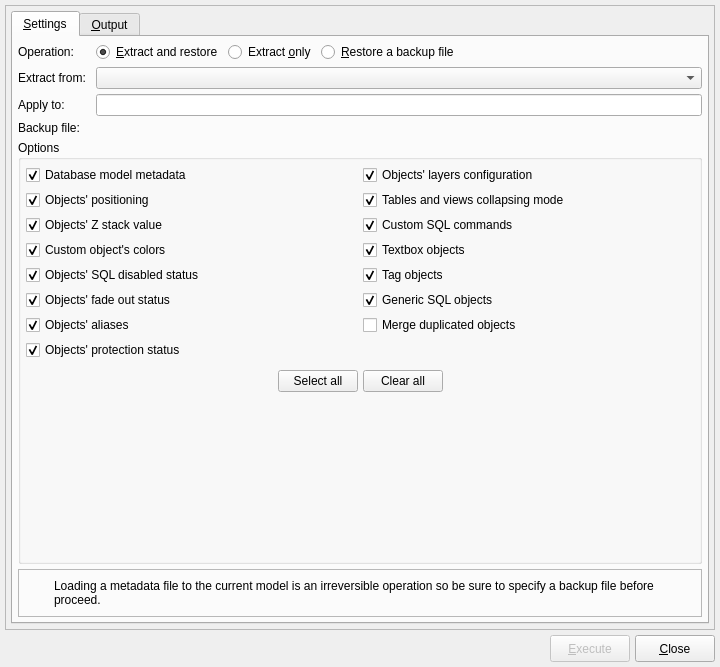
<?xml version="1.0" encoding="UTF-8"?>
<ui version="4.0">
 <class>MetadataHandlingForm</class>
 <widget class="QWidget" name="MetadataHandlingForm">
  <property name="geometry">
   <rect>
    <x>0</x>
    <y>0</y>
    <width>720</width>
    <height>667</height>
   </rect>
  </property>
  <property name="minimumSize">
   <size>
    <width>720</width>
    <height>665</height>
   </size>
  </property>
  <property name="windowTitle">
   <string>Handle metadata</string>
  </property>
  <property name="windowIcon">
   <iconset resource="../../../../priv-plugins/res/logoicons.qrc">
    <normaloff>:/icons/icons/pgmodeler_logo.png</normaloff>:/icons/icons/pgmodeler_logo.png</iconset>
  </property>
  <layout class="QGridLayout" name="gridLayout_2">
   <property name="leftMargin">
    <number>5</number>
   </property>
   <property name="topMargin">
    <number>5</number>
   </property>
   <property name="rightMargin">
    <number>5</number>
   </property>
   <property name="bottomMargin">
    <number>5</number>
   </property>
   <property name="spacing">
    <number>5</number>
   </property>
   <item row="1" column="0">
    <widget class="QLabel" name="pgmodeler_name_lbl">
     <property name="sizePolicy">
      <sizepolicy hsizetype="Fixed" vsizetype="Fixed">
       <horstretch>0</horstretch>
       <verstretch>0</verstretch>
      </sizepolicy>
     </property>
     <property name="maximumSize">
      <size>
       <width>180</width>
       <height>35</height>
      </size>
     </property>
     <property name="text">
      <string/>
     </property>
     <property name="pixmap">
      <pixmap resource="../../res/resources.qrc">:/images/images/pgmodeler_name.png</pixmap>
     </property>
     <property name="scaledContents">
      <bool>true</bool>
     </property>
    </widget>
   </item>
   <item row="1" column="1">
    <layout class="QHBoxLayout" name="horizontalLayout">
     <property name="spacing">
      <number>5</number>
     </property>
     <property name="sizeConstraint">
      <enum>QLayout::SizeConstraint::SetDefaultConstraint</enum>
     </property>
     <property name="rightMargin">
      <number>0</number>
     </property>
     <item>
      <spacer name="hspacer">
       <property name="orientation">
        <enum>Qt::Orientation::Horizontal</enum>
       </property>
       <property name="sizeType">
        <enum>QSizePolicy::Policy::Expanding</enum>
       </property>
       <property name="sizeHint" stdset="0">
        <size>
         <width>200</width>
         <height>27</height>
        </size>
       </property>
      </spacer>
     </item>
     <item>
      <widget class="QPushButton" name="apply_btn">
       <property name="enabled">
        <bool>false</bool>
       </property>
       <property name="sizePolicy">
        <sizepolicy hsizetype="Preferred" vsizetype="Preferred">
         <horstretch>0</horstretch>
         <verstretch>0</verstretch>
        </sizepolicy>
       </property>
       <property name="maximumSize">
        <size>
         <width>16777215</width>
         <height>16777215</height>
        </size>
       </property>
       <property name="text">
        <string>&amp;Execute</string>
       </property>
       <property name="icon">
        <iconset resource="../../res/resources.qrc">
         <normaloff>:/icons/icons/objmetadata.png</normaloff>:/icons/icons/objmetadata.png</iconset>
       </property>
       <property name="iconSize">
        <size>
         <width>28</width>
         <height>28</height>
        </size>
       </property>
       <property name="default">
        <bool>true</bool>
       </property>
      </widget>
     </item>
     <item>
      <widget class="QPushButton" name="close_btn">
       <property name="sizePolicy">
        <sizepolicy hsizetype="Preferred" vsizetype="Preferred">
         <horstretch>0</horstretch>
         <verstretch>0</verstretch>
        </sizepolicy>
       </property>
       <property name="maximumSize">
        <size>
         <width>16777215</width>
         <height>16777215</height>
        </size>
       </property>
       <property name="text">
        <string>&amp;Close</string>
       </property>
       <property name="icon">
        <iconset resource="../../res/resources.qrc">
         <normaloff>:/icons/icons/close1.png</normaloff>:/icons/icons/close1.png</iconset>
       </property>
       <property name="iconSize">
        <size>
         <width>28</width>
         <height>28</height>
        </size>
       </property>
       <property name="flat">
        <bool>false</bool>
       </property>
      </widget>
     </item>
    </layout>
   </item>
   <item row="0" column="0" colspan="2">
    <widget class="QFrame" name="frame">
     <property name="frameShape">
      <enum>QFrame::Shape::StyledPanel</enum>
     </property>
     <property name="frameShadow">
      <enum>QFrame::Shadow::Raised</enum>
     </property>
     <layout class="QGridLayout" name="gridLayout">
      <property name="leftMargin">
       <number>5</number>
      </property>
      <property name="topMargin">
       <number>5</number>
      </property>
      <property name="rightMargin">
       <number>5</number>
      </property>
      <property name="bottomMargin">
       <number>5</number>
      </property>
      <property name="spacing">
       <number>5</number>
      </property>
      <item row="0" column="0">
       <widget class="QTabWidget" name="settings_tbw">
        <property name="sizePolicy">
         <sizepolicy hsizetype="Expanding" vsizetype="Expanding">
          <horstretch>0</horstretch>
          <verstretch>0</verstretch>
         </sizepolicy>
        </property>
        <property name="currentIndex">
         <number>0</number>
        </property>
        <property name="iconSize">
         <size>
          <width>22</width>
          <height>22</height>
         </size>
        </property>
        <widget class="QWidget" name="tab">
         <attribute name="icon">
          <iconset resource="../../res/resources.qrc">
           <normaloff>:/icons/icons/config.png</normaloff>:/icons/icons/config.png</iconset>
         </attribute>
         <attribute name="title">
          <string>&amp;Settings</string>
         </attribute>
         <layout class="QGridLayout" name="settings_grid">
          <property name="leftMargin">
           <number>5</number>
          </property>
          <property name="topMargin">
           <number>5</number>
          </property>
          <property name="rightMargin">
           <number>5</number>
          </property>
          <property name="bottomMargin">
           <number>5</number>
          </property>
          <property name="spacing">
           <number>5</number>
          </property>
          <item row="3" column="0">
           <widget class="QLabel" name="extract_from_lbl">
            <property name="text">
             <string>Extract from:</string>
            </property>
           </widget>
          </item>
          <item row="10" column="0" colspan="3">
           <widget class="QFrame" name="alert_frm">
            <property name="sizePolicy">
             <sizepolicy hsizetype="Preferred" vsizetype="Fixed">
              <horstretch>0</horstretch>
              <verstretch>0</verstretch>
             </sizepolicy>
            </property>
            <property name="minimumSize">
             <size>
              <width>0</width>
              <height>48</height>
             </size>
            </property>
            <property name="frameShape">
             <enum>QFrame::Shape::StyledPanel</enum>
            </property>
            <property name="frameShadow">
             <enum>QFrame::Shadow::Raised</enum>
            </property>
            <layout class="QGridLayout" name="gridLayout_5">
             <property name="leftMargin">
              <number>5</number>
             </property>
             <property name="topMargin">
              <number>5</number>
             </property>
             <property name="rightMargin">
              <number>5</number>
             </property>
             <property name="bottomMargin">
              <number>5</number>
             </property>
             <property name="spacing">
              <number>5</number>
             </property>
             <item row="0" column="0">
              <widget class="QLabel" name="icon_lbl">
               <property name="minimumSize">
                <size>
                 <width>25</width>
                 <height>25</height>
                </size>
               </property>
               <property name="maximumSize">
                <size>
                 <width>25</width>
                 <height>25</height>
                </size>
               </property>
               <property name="text">
                <string/>
               </property>
               <property name="textFormat">
                <enum>Qt::TextFormat::AutoText</enum>
               </property>
               <property name="pixmap">
                <pixmap resource="../../res/resources.qrc">:/icons/icons/alert.png</pixmap>
               </property>
               <property name="scaledContents">
                <bool>true</bool>
               </property>
              </widget>
             </item>
             <item row="0" column="1">
              <widget class="QLabel" name="message_lbl">
               <property name="sizePolicy">
                <sizepolicy hsizetype="Preferred" vsizetype="Expanding">
                 <horstretch>0</horstretch>
                 <verstretch>0</verstretch>
                </sizepolicy>
               </property>
               <property name="font">
                <font>
                 <italic>false</italic>
                 <bold>false</bold>
                 <underline>false</underline>
                 <strikeout>false</strikeout>
                 <kerning>true</kerning>
                </font>
               </property>
               <property name="text">
                <string>Loading a metadata file to the current model is an irreversible operation so be sure to specify a backup file before proceed.</string>
               </property>
               <property name="wordWrap">
                <bool>true</bool>
               </property>
              </widget>
             </item>
            </layout>
           </widget>
          </item>
          <item row="8" column="0" colspan="3">
           <widget class="QGroupBox" name="options_grp">
            <property name="sizePolicy">
             <sizepolicy hsizetype="Preferred" vsizetype="Expanding">
              <horstretch>0</horstretch>
              <verstretch>0</verstretch>
             </sizepolicy>
            </property>
            <property name="title">
             <string>Options</string>
            </property>
            <layout class="QGridLayout" name="gridLayout_4">
             <property name="leftMargin">
              <number>5</number>
             </property>
             <property name="topMargin">
              <number>5</number>
             </property>
             <property name="rightMargin">
              <number>5</number>
             </property>
             <property name="bottomMargin">
              <number>5</number>
             </property>
             <property name="spacing">
              <number>5</number>
             </property>
             <item row="7" column="0">
              <widget class="QCheckBox" name="objs_aliases_chk">
               <property name="sizePolicy">
                <sizepolicy hsizetype="Preferred" vsizetype="Fixed">
                 <horstretch>0</horstretch>
                 <verstretch>0</verstretch>
                </sizepolicy>
               </property>
               <property name="toolTip">
                <string>&lt;p&gt;Handles the objects' aliases  in the metadata file. Only for graphical objects and table's children objects.&lt;/p&gt;</string>
               </property>
               <property name="statusTip">
                <string/>
               </property>
               <property name="text">
                <string>Objects' aliases</string>
               </property>
               <property name="checked">
                <bool>true</bool>
               </property>
              </widget>
             </item>
             <item row="3" column="0">
              <widget class="QCheckBox" name="objs_z_stack_value_chk">
               <property name="sizePolicy">
                <sizepolicy hsizetype="Preferred" vsizetype="Fixed">
                 <horstretch>0</horstretch>
                 <verstretch>0</verstretch>
                </sizepolicy>
               </property>
               <property name="toolTip">
                <string>Handles the objects' z stack value in the metadata file.</string>
               </property>
               <property name="statusTip">
                <string/>
               </property>
               <property name="text">
                <string>Objects' Z stack value</string>
               </property>
               <property name="checked">
                <bool>true</bool>
               </property>
              </widget>
             </item>
             <item row="14" column="0" colspan="2">
              <widget class="QWidget" name="widget" native="true">
               <property name="minimumSize">
                <size>
                 <width>0</width>
                 <height>0</height>
                </size>
               </property>
               <layout class="QHBoxLayout" name="horizontalLayout_2">
                <property name="spacing">
                 <number>5</number>
                </property>
                <property name="leftMargin">
                 <number>0</number>
                </property>
                <property name="topMargin">
                 <number>5</number>
                </property>
                <property name="rightMargin">
                 <number>0</number>
                </property>
                <property name="bottomMargin">
                 <number>0</number>
                </property>
                <item>
                 <spacer name="horizontalSpacer_4">
                  <property name="orientation">
                   <enum>Qt::Orientation::Horizontal</enum>
                  </property>
                  <property name="sizeHint" stdset="0">
                   <size>
                    <width>40</width>
                    <height>20</height>
                   </size>
                  </property>
                 </spacer>
                </item>
                <item>
                 <widget class="QPushButton" name="select_all_btn">
                  <property name="sizePolicy">
                   <sizepolicy hsizetype="Preferred" vsizetype="Fixed">
                    <horstretch>0</horstretch>
                    <verstretch>0</verstretch>
                   </sizepolicy>
                  </property>
                  <property name="text">
                   <string>Select all</string>
                  </property>
                 </widget>
                </item>
                <item>
                 <widget class="QPushButton" name="clear_all_btn">
                  <property name="sizePolicy">
                   <sizepolicy hsizetype="Preferred" vsizetype="Fixed">
                    <horstretch>0</horstretch>
                    <verstretch>0</verstretch>
                   </sizepolicy>
                  </property>
                  <property name="text">
                   <string>Clear all</string>
                  </property>
                 </widget>
                </item>
                <item>
                 <spacer name="horizontalSpacer_5">
                  <property name="orientation">
                   <enum>Qt::Orientation::Horizontal</enum>
                  </property>
                  <property name="sizeHint" stdset="0">
                   <size>
                    <width>40</width>
                    <height>20</height>
                   </size>
                  </property>
                 </spacer>
                </item>
               </layout>
              </widget>
             </item>
             <item row="0" column="0">
              <widget class="QCheckBox" name="db_metadata_chk">
               <property name="sizePolicy">
                <sizepolicy hsizetype="Preferred" vsizetype="Fixed">
                 <horstretch>0</horstretch>
                 <verstretch>0</verstretch>
                </sizepolicy>
               </property>
               <property name="toolTip">
                <string>&lt;p&gt;Handles the following database model attributes in the metadata file: author, zoom factor, last position and default objects.&lt;/p&gt;</string>
               </property>
               <property name="statusTip">
                <string/>
               </property>
               <property name="text">
                <string>Database model metadata</string>
               </property>
               <property name="checked">
                <bool>true</bool>
               </property>
              </widget>
             </item>
             <item row="5" column="0">
              <widget class="QCheckBox" name="objs_sql_disabled_chk">
               <property name="sizePolicy">
                <sizepolicy hsizetype="Preferred" vsizetype="Fixed">
                 <horstretch>0</horstretch>
                 <verstretch>0</verstretch>
                </sizepolicy>
               </property>
               <property name="toolTip">
                <string>Handles the objects' SQL disabled status in the metadata file.</string>
               </property>
               <property name="statusTip">
                <string/>
               </property>
               <property name="text">
                <string>Objects' SQL disabled status</string>
               </property>
               <property name="checked">
                <bool>true</bool>
               </property>
              </widget>
             </item>
             <item row="1" column="1">
              <widget class="QCheckBox" name="objs_collapse_mode_chk">
               <property name="sizePolicy">
                <sizepolicy hsizetype="Preferred" vsizetype="Fixed">
                 <horstretch>0</horstretch>
                 <verstretch>0</verstretch>
                </sizepolicy>
               </property>
               <property name="toolTip">
                <string>Handles the tables' and views' collapsing mode in the metadata file.</string>
               </property>
               <property name="statusTip">
                <string/>
               </property>
               <property name="text">
                <string>Tables and views collapsing mode</string>
               </property>
               <property name="checked">
                <bool>true</bool>
               </property>
              </widget>
             </item>
             <item row="6" column="0">
              <widget class="QCheckBox" name="objs_fadedout_chk">
               <property name="sizePolicy">
                <sizepolicy hsizetype="Preferred" vsizetype="Fixed">
                 <horstretch>0</horstretch>
                 <verstretch>0</verstretch>
                </sizepolicy>
               </property>
               <property name="toolTip">
                <string>Handles the objects' fade out status in the metadata file.</string>
               </property>
               <property name="statusTip">
                <string/>
               </property>
               <property name="text">
                <string>Objects' fade out status</string>
               </property>
               <property name="checked">
                <bool>true</bool>
               </property>
              </widget>
             </item>
             <item row="4" column="0">
              <widget class="QCheckBox" name="custom_colors_chk">
               <property name="sizePolicy">
                <sizepolicy hsizetype="Preferred" vsizetype="Fixed">
                 <horstretch>0</horstretch>
                 <verstretch>0</verstretch>
                </sizepolicy>
               </property>
               <property name="toolTip">
                <string>&lt;p&gt;Handles the objects' custom colors in the metadata file. Currently available only for relationships and schemas.&lt;/p&gt;</string>
               </property>
               <property name="statusTip">
                <string/>
               </property>
               <property name="text">
                <string>Custom object's colors</string>
               </property>
               <property name="checked">
                <bool>true</bool>
               </property>
              </widget>
             </item>
             <item row="15" column="0" colspan="2">
              <spacer name="verticalSpacer">
               <property name="orientation">
                <enum>Qt::Orientation::Vertical</enum>
               </property>
               <property name="sizeHint" stdset="0">
                <size>
                 <width>20</width>
                 <height>40</height>
                </size>
               </property>
              </spacer>
             </item>
             <item row="1" column="0">
              <widget class="QCheckBox" name="objs_positioning_chk">
               <property name="sizePolicy">
                <sizepolicy hsizetype="Preferred" vsizetype="Fixed">
                 <horstretch>0</horstretch>
                 <verstretch>0</verstretch>
                </sizepolicy>
               </property>
               <property name="toolTip">
                <string>Handles the objects' positioning in the metadata file.</string>
               </property>
               <property name="statusTip">
                <string/>
               </property>
               <property name="text">
                <string>Objects' positioning</string>
               </property>
               <property name="checked">
                <bool>true</bool>
               </property>
              </widget>
             </item>
             <item row="8" column="0">
              <widget class="QCheckBox" name="objs_protection_chk">
               <property name="sizePolicy">
                <sizepolicy hsizetype="Preferred" vsizetype="Fixed">
                 <horstretch>0</horstretch>
                 <verstretch>0</verstretch>
                </sizepolicy>
               </property>
               <property name="toolTip">
                <string>Handles the objects' protection status in the metadata file.</string>
               </property>
               <property name="statusTip">
                <string/>
               </property>
               <property name="text">
                <string>Objects' protection status</string>
               </property>
               <property name="checked">
                <bool>true</bool>
               </property>
              </widget>
             </item>
             <item row="0" column="1">
              <widget class="QCheckBox" name="objs_layers_config_chk">
               <property name="toolTip">
                <string>Handles the objects' layers attributes in the metadata file.</string>
               </property>
               <property name="text">
                <string>Objects' layers configuration</string>
               </property>
               <property name="checked">
                <bool>true</bool>
               </property>
              </widget>
             </item>
             <item row="3" column="1">
              <widget class="QCheckBox" name="custom_sql_chk">
               <property name="sizePolicy">
                <sizepolicy hsizetype="Preferred" vsizetype="Fixed">
                 <horstretch>0</horstretch>
                 <verstretch>0</verstretch>
                </sizepolicy>
               </property>
               <property name="toolTip">
                <string>Handles the objects' custom SQL commands in the metadata file.</string>
               </property>
               <property name="statusTip">
                <string/>
               </property>
               <property name="text">
                <string>Custom SQL commands</string>
               </property>
               <property name="checked">
                <bool>true</bool>
               </property>
              </widget>
             </item>
             <item row="4" column="1">
              <widget class="QCheckBox" name="textbox_objs_chk">
               <property name="sizePolicy">
                <sizepolicy hsizetype="Preferred" vsizetype="Fixed">
                 <horstretch>0</horstretch>
                 <verstretch>0</verstretch>
                </sizepolicy>
               </property>
               <property name="toolTip">
                <string>&lt;p&gt;Save textboxes to the output file when extracting metadata. When loading the file, the textboxes are recreated and duplicated ones are ignored.&lt;/p&gt;</string>
               </property>
               <property name="statusTip">
                <string/>
               </property>
               <property name="text">
                <string>Textbox objects</string>
               </property>
               <property name="checked">
                <bool>true</bool>
               </property>
              </widget>
             </item>
             <item row="5" column="1">
              <widget class="QCheckBox" name="tag_objs_chk">
               <property name="sizePolicy">
                <sizepolicy hsizetype="Preferred" vsizetype="Fixed">
                 <horstretch>0</horstretch>
                 <verstretch>0</verstretch>
                </sizepolicy>
               </property>
               <property name="toolTip">
                <string>&lt;p&gt;Save tags to the output file when extracting metadata. When loading the file, the tags are recreated and duplicated ones are ignored.&lt;/p&gt;</string>
               </property>
               <property name="statusTip">
                <string/>
               </property>
               <property name="text">
                <string>Tag objects</string>
               </property>
               <property name="checked">
                <bool>true</bool>
               </property>
              </widget>
             </item>
             <item row="6" column="1">
              <widget class="QCheckBox" name="generic_sql_objs_chk">
               <property name="sizePolicy">
                <sizepolicy hsizetype="Preferred" vsizetype="Fixed">
                 <horstretch>0</horstretch>
                 <verstretch>0</verstretch>
                </sizepolicy>
               </property>
               <property name="toolTip">
                <string>&lt;p&gt;Save generic SQL objects to the output file when extracting metadata. When loading the file, the objects are recreated and duplicated ones are ignored.&lt;/p&gt;</string>
               </property>
               <property name="statusTip">
                <string/>
               </property>
               <property name="text">
                <string>Generic SQL objects</string>
               </property>
               <property name="checked">
                <bool>true</bool>
               </property>
              </widget>
             </item>
             <item row="7" column="1">
              <widget class="QCheckBox" name="merge_dup_objs_chk">
               <property name="toolTip">
                <string>&lt;p&gt;Textboxes, tags, and generic SQL objects from the metadata file will be merged into the ones that already exist in the database model.&lt;/p&gt;</string>
               </property>
               <property name="text">
                <string>Merge duplicated objects</string>
               </property>
              </widget>
             </item>
            </layout>
           </widget>
          </item>
          <item row="6" column="0">
           <widget class="QLabel" name="label_2">
            <property name="text">
             <string>Backup file:</string>
            </property>
           </widget>
          </item>
          <item row="3" column="2">
           <widget class="QComboBox" name="extract_from_cmb">
            <property name="iconSize">
             <size>
              <width>28</width>
              <height>28</height>
             </size>
            </property>
           </widget>
          </item>
          <item row="0" column="0">
           <widget class="QLabel" name="label_3">
            <property name="text">
             <string>Operation:</string>
            </property>
           </widget>
          </item>
          <item row="0" column="2">
           <layout class="QHBoxLayout" name="horizontalLayout_4">
            <property name="spacing">
             <number>5</number>
            </property>
            <item>
             <widget class="QRadioButton" name="extract_restore_rb">
              <property name="sizePolicy">
               <sizepolicy hsizetype="Preferred" vsizetype="Fixed">
                <horstretch>0</horstretch>
                <verstretch>0</verstretch>
               </sizepolicy>
              </property>
              <property name="toolTip">
               <string>&lt;p&gt;Extracts the objects' metadata from the loaded models and apply to the current focused model. A backup file can be specified to where the focused model's current metadata will be saved.&lt;/p&gt;</string>
              </property>
              <property name="statusTip">
               <string/>
              </property>
              <property name="text">
               <string>&amp;Extract and restore</string>
              </property>
              <property name="checked">
               <bool>true</bool>
              </property>
             </widget>
            </item>
            <item>
             <widget class="QRadioButton" name="extract_only_rb">
              <property name="sizePolicy">
               <sizepolicy hsizetype="Preferred" vsizetype="Fixed">
                <horstretch>0</horstretch>
                <verstretch>0</verstretch>
               </sizepolicy>
              </property>
              <property name="toolTip">
               <string>&lt;p&gt;Extracts the objects metadata from one of the loaded models saving the info to a backup file.&lt;/p&gt;</string>
              </property>
              <property name="statusTip">
               <string/>
              </property>
              <property name="text">
               <string>Extract &amp;only</string>
              </property>
              <property name="checked">
               <bool>false</bool>
              </property>
             </widget>
            </item>
            <item>
             <widget class="QRadioButton" name="restore_rb">
              <property name="sizePolicy">
               <sizepolicy hsizetype="Preferred" vsizetype="Fixed">
                <horstretch>0</horstretch>
                <verstretch>0</verstretch>
               </sizepolicy>
              </property>
              <property name="toolTip">
               <string>&lt;p&gt;Reads the objects' metadata from a previously saved backup file and apply to the current model.&lt;/p&gt;</string>
              </property>
              <property name="statusTip">
               <string/>
              </property>
              <property name="text">
               <string>&amp;Restore a backup file</string>
              </property>
             </widget>
            </item>
            <item>
             <spacer name="horizontalSpacer">
              <property name="orientation">
               <enum>Qt::Orientation::Horizontal</enum>
              </property>
              <property name="sizeHint" stdset="0">
               <size>
                <width>40</width>
                <height>20</height>
               </size>
              </property>
             </spacer>
            </item>
           </layout>
          </item>
          <item row="4" column="0">
           <widget class="QLabel" name="apply_to_lbl">
            <property name="text">
             <string>Apply to:</string>
            </property>
           </widget>
          </item>
          <item row="4" column="2">
           <widget class="QLineEdit" name="apply_to_edt">
            <property name="readOnly">
             <bool>true</bool>
            </property>
            <property name="clearButtonEnabled">
             <bool>false</bool>
            </property>
           </widget>
          </item>
         </layout>
        </widget>
        <widget class="QWidget" name="tab_2">
         <attribute name="icon">
          <iconset resource="../../res/resources.qrc">
           <normaloff>:/icons/icons/outputpane.png</normaloff>:/icons/icons/outputpane.png</iconset>
         </attribute>
         <attribute name="title">
          <string>&amp;Output</string>
         </attribute>
         <layout class="QGridLayout" name="gridLayout_15">
          <property name="leftMargin">
           <number>5</number>
          </property>
          <property name="topMargin">
           <number>5</number>
          </property>
          <property name="rightMargin">
           <number>5</number>
          </property>
          <property name="bottomMargin">
           <number>5</number>
          </property>
          <property name="spacing">
           <number>5</number>
          </property>
          <item row="1" column="0">
           <widget class="QWidget" name="progress_wgt" native="true">
            <property name="sizePolicy">
             <sizepolicy hsizetype="Preferred" vsizetype="Preferred">
              <horstretch>0</horstretch>
              <verstretch>0</verstretch>
             </sizepolicy>
            </property>
            <property name="maximumSize">
             <size>
              <width>16777215</width>
              <height>65</height>
             </size>
            </property>
            <layout class="QGridLayout" name="gridLayout_12">
             <property name="leftMargin">
              <number>0</number>
             </property>
             <property name="topMargin">
              <number>0</number>
             </property>
             <property name="rightMargin">
              <number>0</number>
             </property>
             <property name="bottomMargin">
              <number>0</number>
             </property>
             <property name="spacing">
              <number>5</number>
             </property>
             <item row="1" column="0">
              <widget class="QLabel" name="ico_lbl">
               <property name="sizePolicy">
                <sizepolicy hsizetype="Fixed" vsizetype="Fixed">
                 <horstretch>0</horstretch>
                 <verstretch>0</verstretch>
                </sizepolicy>
               </property>
               <property name="minimumSize">
                <size>
                 <width>20</width>
                 <height>20</height>
                </size>
               </property>
               <property name="maximumSize">
                <size>
                 <width>20</width>
                 <height>20</height>
                </size>
               </property>
               <property name="text">
                <string/>
               </property>
               <property name="scaledContents">
                <bool>true</bool>
               </property>
              </widget>
             </item>
             <item row="1" column="1">
              <widget class="QProgressBar" name="progress_pb">
               <property name="value">
                <number>0</number>
               </property>
              </widget>
             </item>
             <item row="0" column="0" colspan="3">
              <widget class="QLabel" name="progress_lbl">
               <property name="sizePolicy">
                <sizepolicy hsizetype="Preferred" vsizetype="Fixed">
                 <horstretch>0</horstretch>
                 <verstretch>0</verstretch>
                </sizepolicy>
               </property>
               <property name="text">
                <string>Progress label...</string>
               </property>
              </widget>
             </item>
            </layout>
           </widget>
          </item>
          <item row="0" column="0">
           <widget class="QTreeWidget" name="output_trw">
            <property name="sizePolicy">
             <sizepolicy hsizetype="Expanding" vsizetype="Expanding">
              <horstretch>0</horstretch>
              <verstretch>0</verstretch>
             </sizepolicy>
            </property>
            <property name="horizontalScrollBarPolicy">
             <enum>Qt::ScrollBarPolicy::ScrollBarAsNeeded</enum>
            </property>
            <property name="sizeAdjustPolicy">
             <enum>QAbstractScrollArea::SizeAdjustPolicy::AdjustToContents</enum>
            </property>
            <property name="editTriggers">
             <set>QAbstractItemView::EditTrigger::DoubleClicked|QAbstractItemView::EditTrigger::EditKeyPressed</set>
            </property>
            <property name="alternatingRowColors">
             <bool>true</bool>
            </property>
            <property name="selectionMode">
             <enum>QAbstractItemView::SelectionMode::SingleSelection</enum>
            </property>
            <property name="iconSize">
             <size>
              <width>22</width>
              <height>22</height>
             </size>
            </property>
            <property name="indentation">
             <number>20</number>
            </property>
            <property name="uniformRowHeights">
             <bool>true</bool>
            </property>
            <property name="wordWrap">
             <bool>false</bool>
            </property>
            <column>
             <property name="text">
              <string/>
             </property>
            </column>
           </widget>
          </item>
         </layout>
        </widget>
       </widget>
      </item>
     </layout>
    </widget>
   </item>
  </layout>
 </widget>
 <tabstops>
  <tabstop>settings_tbw</tabstop>
  <tabstop>extract_restore_rb</tabstop>
  <tabstop>extract_only_rb</tabstop>
  <tabstop>restore_rb</tabstop>
  <tabstop>extract_from_cmb</tabstop>
  <tabstop>apply_to_edt</tabstop>
  <tabstop>db_metadata_chk</tabstop>
  <tabstop>objs_positioning_chk</tabstop>
  <tabstop>objs_z_stack_value_chk</tabstop>
  <tabstop>custom_colors_chk</tabstop>
  <tabstop>objs_sql_disabled_chk</tabstop>
  <tabstop>objs_fadedout_chk</tabstop>
  <tabstop>objs_aliases_chk</tabstop>
  <tabstop>objs_protection_chk</tabstop>
  <tabstop>objs_layers_config_chk</tabstop>
  <tabstop>objs_collapse_mode_chk</tabstop>
  <tabstop>custom_sql_chk</tabstop>
  <tabstop>textbox_objs_chk</tabstop>
  <tabstop>tag_objs_chk</tabstop>
  <tabstop>generic_sql_objs_chk</tabstop>
  <tabstop>merge_dup_objs_chk</tabstop>
  <tabstop>select_all_btn</tabstop>
  <tabstop>clear_all_btn</tabstop>
  <tabstop>output_trw</tabstop>
  <tabstop>apply_btn</tabstop>
  <tabstop>close_btn</tabstop>
 </tabstops>
 <resources>
  <include location="../../res/resources.qrc"/>
  <include location="../../../../priv-plugins/res/logoicons.qrc"/>
 </resources>
 <connections/>
</ui>
